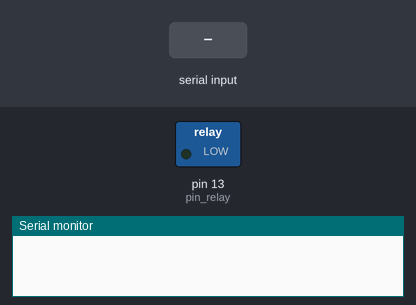
A sketch run on a simulated Arduino Uno, built with avr-gcc and run on an emulated ATmega328P. Shown: switched loads named in the sketch (green lamp = pin HIGH), the last lines printed to the serial monitor. Inputs (shaded band) come from the test bench.

Above: at 3.2 s.
3.3 s: "light_on" received over Serial
At 4.2 s:
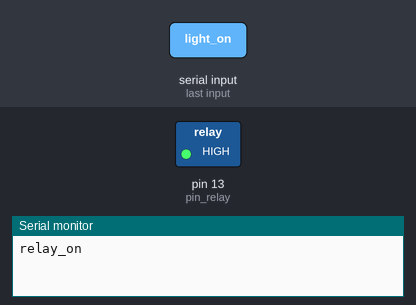
4.8 s: "light_off" received over Serial
At 6.1 s:
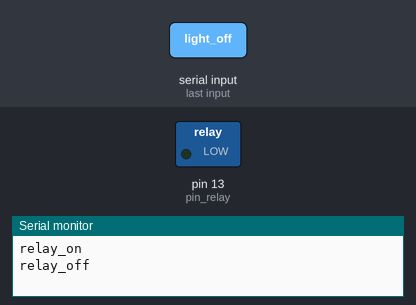
Timing chart, 0 to 7.8 s (numbered marks = the images above; inputs shaded):
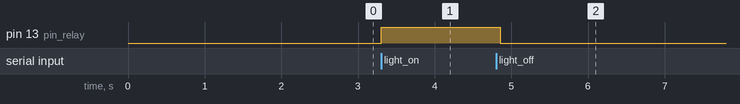

The sketch:

EoH_Light_Relay_v1_0.ino
```cpp
//BLE Light Control for Eye of Horus interface

const byte pin_relay = 13;

String sp_read()
{
  String serialLine = "";
  while (Serial.available() >0)
  {
    serialLine = serialLine + char(Serial.read());
  }
  return serialLine;
}

void setup()
{
  pinMode (pin_relay, OUTPUT); //Relay
  digitalWrite(pin_relay,LOW);

  Serial.begin(57600);
  delay(2000);
}

void loop()
{
  String msg = sp_read();

  if(msg.indexOf("light_on") >= 0)
  {
    digitalWrite(pin_relay,HIGH);
    Serial.println("relay_on");
    delay(50);
  }
  else if(msg.indexOf("light_off") >= 0)
  {
    digitalWrite(pin_relay,LOW);
    Serial.println("relay_off");
    delay(50);
  }
  // Es necesario para que lea bien el puerto
  delay(100);
}
```

Measured:
- after the input at 3.3 s, pin 13 (pin_relay): LOW → HIGH at once
- after the input at 4.8 s, pin 13 (pin_relay): HIGH → LOW after 0.06 s
